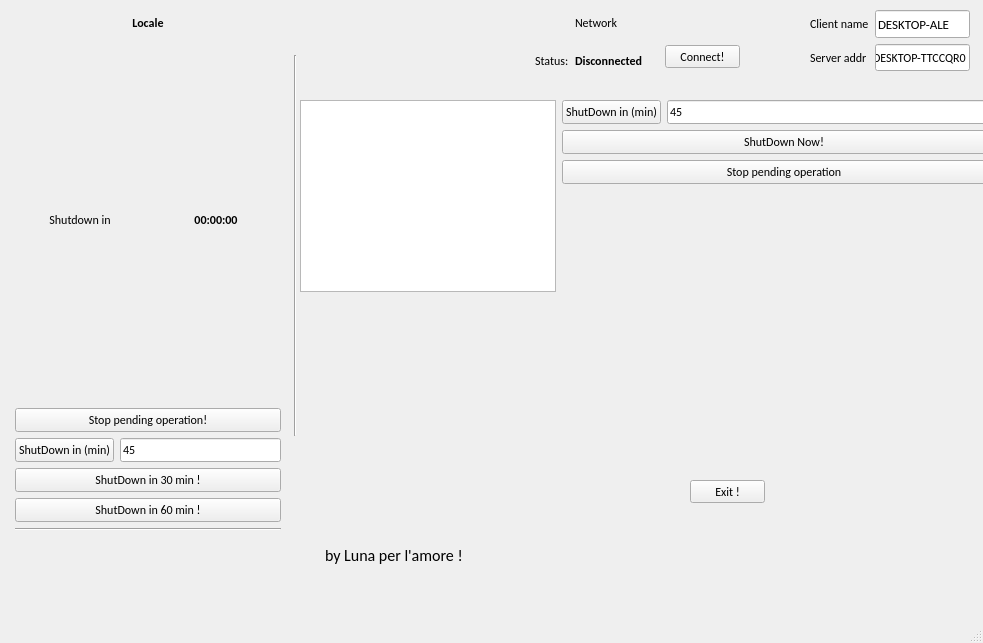
<?xml version="1.0" encoding="UTF-8"?>
<ui version="4.0">
 <class>MainWindow</class>
 <widget class="QMainWindow" name="MainWindow">
  <property name="geometry">
   <rect>
    <x>0</x>
    <y>0</y>
    <width>983</width>
    <height>643</height>
   </rect>
  </property>
  <property name="sizePolicy">
   <sizepolicy hsizetype="Maximum" vsizetype="Maximum">
    <horstretch>0</horstretch>
    <verstretch>0</verstretch>
   </sizepolicy>
  </property>
  <property name="minimumSize">
   <size>
    <width>730</width>
    <height>450</height>
   </size>
  </property>
  <property name="windowTitle">
   <string>MainWindow</string>
  </property>
  <widget class="QWidget" name="centralwidget">
   <widget class="QPushButton" name="pushButton_exit">
    <property name="geometry">
     <rect>
      <x>690</x>
      <y>480</y>
      <width>75</width>
      <height>23</height>
     </rect>
    </property>
    <property name="font">
     <font>
      <family>Calibri</family>
     </font>
    </property>
    <property name="text">
     <string>Exit !</string>
    </property>
   </widget>
   <widget class="QLabel" name="label_4">
    <property name="geometry">
     <rect>
      <x>325</x>
      <y>545</y>
      <width>196</width>
      <height>21</height>
     </rect>
    </property>
    <property name="font">
     <font>
      <family>Calibri</family>
      <pointsize>12</pointsize>
     </font>
    </property>
    <property name="text">
     <string>by Luna per l'amore !</string>
    </property>
   </widget>
   <widget class="QLabel" name="label">
    <property name="geometry">
     <rect>
      <x>575</x>
      <y>15</y>
      <width>51</width>
      <height>16</height>
     </rect>
    </property>
    <property name="font">
     <font>
      <family>Calibri</family>
     </font>
    </property>
    <property name="text">
     <string>Network</string>
    </property>
   </widget>
   <widget class="QLabel" name="label_5">
    <property name="geometry">
     <rect>
      <x>535</x>
      <y>50</y>
      <width>41</width>
      <height>21</height>
     </rect>
    </property>
    <property name="font">
     <font>
      <family>Calibri</family>
     </font>
    </property>
    <property name="text">
     <string>Status:</string>
    </property>
   </widget>
   <widget class="QLabel" name="label_status">
    <property name="geometry">
     <rect>
      <x>575</x>
      <y>50</y>
      <width>81</width>
      <height>21</height>
     </rect>
    </property>
    <property name="font">
     <font>
      <family>Calibri</family>
      <weight>75</weight>
      <bold>true</bold>
     </font>
    </property>
    <property name="text">
     <string>Disconnected</string>
    </property>
   </widget>
   <widget class="QPushButton" name="pushButton_connect">
    <property name="geometry">
     <rect>
      <x>665</x>
      <y>45</y>
      <width>75</width>
      <height>23</height>
     </rect>
    </property>
    <property name="font">
     <font>
      <family>Calibri</family>
     </font>
    </property>
    <property name="text">
     <string>Connect!</string>
    </property>
   </widget>
   <widget class="QWidget" name="verticalLayoutWidget">
    <property name="geometry">
     <rect>
      <x>15</x>
      <y>15</y>
      <width>266</width>
      <height>516</height>
     </rect>
    </property>
    <layout class="QVBoxLayout" name="verticalLayout">
     <item>
      <widget class="QLabel" name="label_7">
       <property name="sizePolicy">
        <sizepolicy hsizetype="Preferred" vsizetype="Maximum">
         <horstretch>0</horstretch>
         <verstretch>0</verstretch>
        </sizepolicy>
       </property>
       <property name="font">
        <font>
         <family>Calibri</family>
         <weight>75</weight>
         <bold>true</bold>
        </font>
       </property>
       <property name="text">
        <string>Locale</string>
       </property>
       <property name="alignment">
        <set>Qt::AlignCenter</set>
       </property>
      </widget>
     </item>
     <item>
      <layout class="QHBoxLayout" name="horizontalLayout_2">
       <item>
        <widget class="QLabel" name="label_3">
         <property name="font">
          <font>
           <family>Calibri</family>
          </font>
         </property>
         <property name="text">
          <string>Shutdown in</string>
         </property>
         <property name="alignment">
          <set>Qt::AlignCenter</set>
         </property>
        </widget>
       </item>
       <item>
        <widget class="QLabel" name="label_timer">
         <property name="font">
          <font>
           <family>Calibri</family>
           <pointsize>9</pointsize>
           <weight>75</weight>
           <bold>true</bold>
          </font>
         </property>
         <property name="text">
          <string>00:00:00</string>
         </property>
         <property name="alignment">
          <set>Qt::AlignCenter</set>
         </property>
        </widget>
       </item>
      </layout>
     </item>
     <item>
      <widget class="QPushButton" name="pushButton_stop">
       <property name="font">
        <font>
         <family>Calibri</family>
        </font>
       </property>
       <property name="text">
        <string>Stop pending operation!</string>
       </property>
      </widget>
     </item>
     <item>
      <layout class="QHBoxLayout" name="horizontalLayout">
       <property name="sizeConstraint">
        <enum>QLayout::SetDefaultConstraint</enum>
       </property>
       <item>
        <widget class="QPushButton" name="pushButton_minShutdown">
         <property name="sizePolicy">
          <sizepolicy hsizetype="Maximum" vsizetype="Maximum">
           <horstretch>0</horstretch>
           <verstretch>0</verstretch>
          </sizepolicy>
         </property>
         <property name="font">
          <font>
           <family>Calibri</family>
          </font>
         </property>
         <property name="text">
          <string>ShutDown in (min)</string>
         </property>
        </widget>
       </item>
       <item>
        <widget class="QLineEdit" name="lineEdit_shutdownTime">
         <property name="sizePolicy">
          <sizepolicy hsizetype="Preferred" vsizetype="Maximum">
           <horstretch>0</horstretch>
           <verstretch>0</verstretch>
          </sizepolicy>
         </property>
         <property name="font">
          <font>
           <family>Calibri</family>
          </font>
         </property>
         <property name="text">
          <string>45</string>
         </property>
        </widget>
       </item>
      </layout>
     </item>
     <item>
      <widget class="QPushButton" name="pushButton_30">
       <property name="font">
        <font>
         <family>Calibri</family>
        </font>
       </property>
       <property name="text">
        <string>ShutDown in 30 min !</string>
       </property>
      </widget>
     </item>
     <item>
      <widget class="QPushButton" name="pushButton_60">
       <property name="font">
        <font>
         <family>Calibri</family>
        </font>
       </property>
       <property name="text">
        <string>ShutDown in 60 min !</string>
       </property>
      </widget>
     </item>
     <item>
      <widget class="Line" name="line">
       <property name="orientation">
        <enum>Qt::Horizontal</enum>
       </property>
      </widget>
     </item>
    </layout>
   </widget>
   <widget class="QWidget" name="formLayoutWidget_2">
    <property name="geometry">
     <rect>
      <x>300</x>
      <y>100</y>
      <width>706</width>
      <height>336</height>
     </rect>
    </property>
    <layout class="QFormLayout" name="formLayout_2">
     <item row="0" column="0">
      <widget class="QListView" name="listView_clients">
       <property name="sizePolicy">
        <sizepolicy hsizetype="Maximum" vsizetype="Maximum">
         <horstretch>0</horstretch>
         <verstretch>0</verstretch>
        </sizepolicy>
       </property>
      </widget>
     </item>
     <item row="0" column="1">
      <layout class="QFormLayout" name="formLayout">
       <property name="sizeConstraint">
        <enum>QLayout::SetDefaultConstraint</enum>
       </property>
       <property name="fieldGrowthPolicy">
        <enum>QFormLayout::AllNonFixedFieldsGrow</enum>
       </property>
       <property name="rowWrapPolicy">
        <enum>QFormLayout::DontWrapRows</enum>
       </property>
       <property name="labelAlignment">
        <set>Qt::AlignLeading|Qt::AlignLeft|Qt::AlignVCenter</set>
       </property>
       <property name="formAlignment">
        <set>Qt::AlignLeading|Qt::AlignLeft|Qt::AlignTop</set>
       </property>
       <property name="horizontalSpacing">
        <number>6</number>
       </property>
       <item row="1" column="0">
        <widget class="QPushButton" name="pushButton_remote_sd_custom">
         <property name="sizePolicy">
          <sizepolicy hsizetype="Maximum" vsizetype="Fixed">
           <horstretch>0</horstretch>
           <verstretch>0</verstretch>
          </sizepolicy>
         </property>
         <property name="font">
          <font>
           <family>Calibri</family>
          </font>
         </property>
         <property name="text">
          <string>ShutDown in (min)</string>
         </property>
        </widget>
       </item>
       <item row="3" column="0" colspan="2">
        <widget class="QPushButton" name="pushButton_remote_sd_now">
         <property name="font">
          <font>
           <family>Calibri</family>
          </font>
         </property>
         <property name="text">
          <string>ShutDown Now!</string>
         </property>
        </widget>
       </item>
       <item row="4" column="0" colspan="2">
        <widget class="QPushButton" name="pushButton_remote_sd_stop">
         <property name="font">
          <font>
           <family>Calibri</family>
          </font>
         </property>
         <property name="text">
          <string>Stop pending operation</string>
         </property>
        </widget>
       </item>
       <item row="1" column="1">
        <widget class="QLineEdit" name="lineEdit_remote_time">
         <property name="sizePolicy">
          <sizepolicy hsizetype="Maximum" vsizetype="Fixed">
           <horstretch>0</horstretch>
           <verstretch>0</verstretch>
          </sizepolicy>
         </property>
         <property name="maximumSize">
          <size>
           <width>500</width>
           <height>16777215</height>
          </size>
         </property>
         <property name="font">
          <font>
           <family>Calibri</family>
          </font>
         </property>
         <property name="text">
          <string>45</string>
         </property>
        </widget>
       </item>
      </layout>
     </item>
    </layout>
   </widget>
   <widget class="QWidget" name="formLayoutWidget_3">
    <property name="geometry">
     <rect>
      <x>810</x>
      <y>10</y>
      <width>160</width>
      <height>61</height>
     </rect>
    </property>
    <layout class="QFormLayout" name="formLayout_3">
     <item row="0" column="1">
      <widget class="QLineEdit" name="lineEdit_clientName">
       <property name="sizePolicy">
        <sizepolicy hsizetype="Expanding" vsizetype="Expanding">
         <horstretch>0</horstretch>
         <verstretch>0</verstretch>
        </sizepolicy>
       </property>
       <property name="font">
        <font>
         <family>Calibri</family>
         <pointsize>10</pointsize>
        </font>
       </property>
       <property name="text">
        <string>DESKTOP-ALE</string>
       </property>
      </widget>
     </item>
     <item row="2" column="0">
      <widget class="QLabel" name="label_2">
       <property name="font">
        <font>
         <family>Calibri</family>
        </font>
       </property>
       <property name="text">
        <string>Server addr</string>
       </property>
      </widget>
     </item>
     <item row="2" column="1">
      <widget class="QLineEdit" name="lineEdit_serveraddr">
       <property name="sizePolicy">
        <sizepolicy hsizetype="Expanding" vsizetype="Expanding">
         <horstretch>0</horstretch>
         <verstretch>0</verstretch>
        </sizepolicy>
       </property>
       <property name="font">
        <font>
         <family>Calibri</family>
        </font>
       </property>
       <property name="text">
        <string>DESKTOP-TTCCQR0</string>
       </property>
      </widget>
     </item>
     <item row="0" column="0">
      <widget class="QLabel" name="label_6">
       <property name="font">
        <font>
         <family>Calibri</family>
        </font>
       </property>
       <property name="text">
        <string>Client name</string>
       </property>
      </widget>
     </item>
    </layout>
   </widget>
   <widget class="Line" name="line_3">
    <property name="geometry">
     <rect>
      <x>290</x>
      <y>55</y>
      <width>10</width>
      <height>381</height>
     </rect>
    </property>
    <property name="orientation">
     <enum>Qt::Vertical</enum>
    </property>
   </widget>
  </widget>
  <widget class="QMenuBar" name="menubar">
   <property name="geometry">
    <rect>
     <x>0</x>
     <y>0</y>
     <width>983</width>
     <height>21</height>
    </rect>
   </property>
  </widget>
  <widget class="QStatusBar" name="statusbar"/>
 </widget>
 <resources/>
 <connections/>
</ui>
